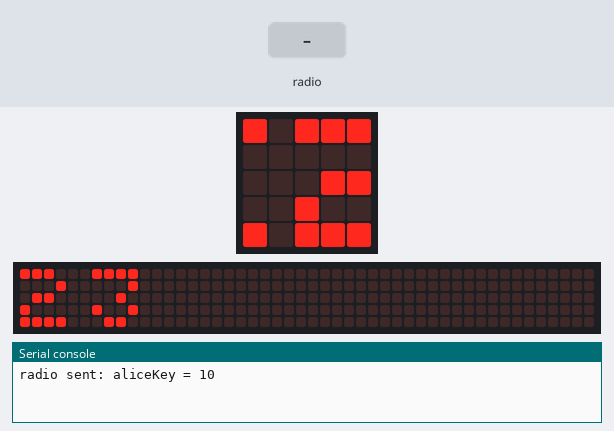
Recording of a program running on a simulated BBC micro:bit (MakeCode). Shown: the board's 5×5 LED display, a strip that is not on the board, showing the scrolling text unrolled, the last lines printed to the serial console. The inputs (shaded band) are chosen by the test bench. No radio messages arrive unless stated (any console line starting 'radio sent:' is added by the test bench); the 48×5 strip is a reading aid, not a part: it shows the text the display is scrolling, unrolled, one strip-width of it at a time.

Above: at 1.3 s.
1.4 s: radio message "bobKey=1" arrives
At 5.0 s:
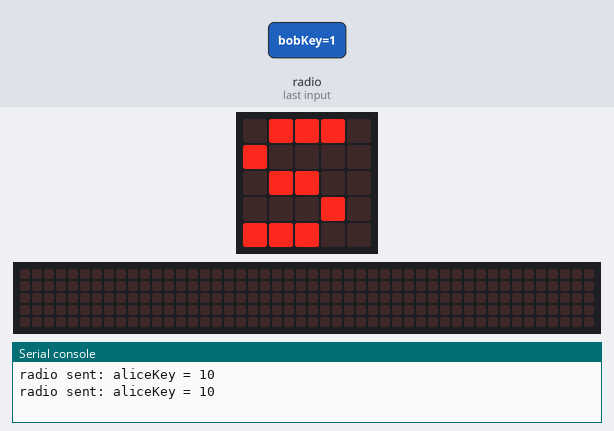
At 5.5 s:
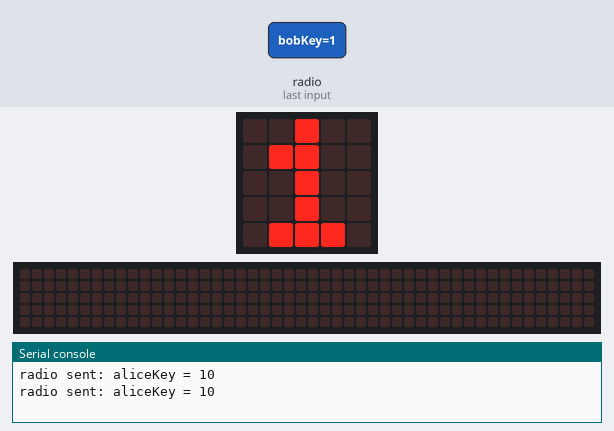
8.4 s: radio message "bobKey=0" arrives
At 10.1 s:
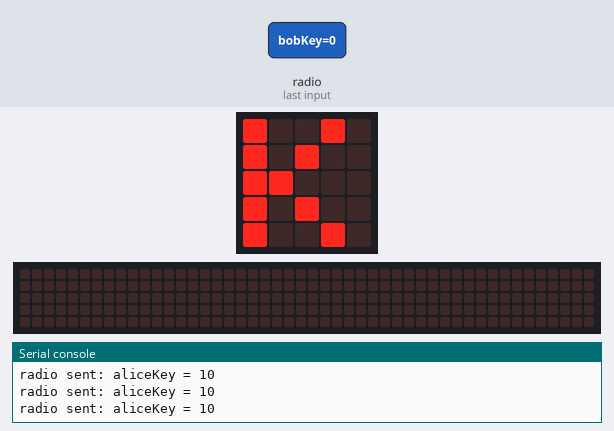

The program:

alicesMicroBit.py
```python
# Python code for Alice's Micro:bit
#
p = 29             # public prime modulus (shared, not secret)
g = 2              # public generator (shared, not secret)
keyPrivate = 23    # Alice's secret, never sent
sharedSecret = 0   # 0 means "haven't received Bob's value yet"
radio.set_group(1)

def modpow(base, exp, mod):
    result = 1
    for i in range(exp):
        result = (result * base) % mod
    return result

aliceKeyPublic = modpow(g, keyPrivate, p)   # 2^23 % 29 = 10

def on_forever():
    # always keep broadcasting, so Bob gets it even if he started late
    radio.send_value("aliceKey", aliceKeyPublic)
    if sharedSecret == 0:
        basic.show_string("K")
        basic.show_number(keyPrivate)
    else:
        basic.show_string("S")
        basic.show_number(sharedSecret)
    basic.pause(1000)
basic.forever(on_forever)

def on_radio_received_value(name, value):
    global sharedSecret
    if name == "bobKey":
        sharedSecret = modpow(value, keyPrivate, p)   # 18^23 % 29 = 2
radio.on_received_value(on_radio_received_value)
```

Measured:
- after the input at 1.4 s, the display: first differs from a run without the input after 3.1 s (image 1)
- after the input at 8.4 s, the display: changes after 1.1 s (image 3)
- what the display in image 1 shows lasts 0.7 s, from 4.5 s to 5.2 s
- what the display in image 2 shows lasts 1.8 s, from 5.2 s to 7.0 s
